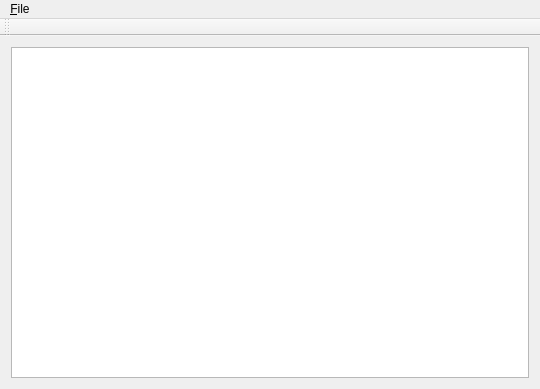
<?xml version="1.0" encoding="UTF-8"?>
<ui version="4.0">
 <class>QNEMainWindow</class>
 <widget class="QMainWindow" name="QNEMainWindow">
  <property name="geometry">
   <rect>
    <x>0</x>
    <y>0</y>
    <width>540</width>
    <height>389</height>
   </rect>
  </property>
  <property name="windowTitle">
   <string>QNodesEditor Demo (c) 2012 STANISLAW ADASZEWSKI, http://algoholic.eu</string>
  </property>
  <widget class="QWidget" name="centralWidget">
   <layout class="QVBoxLayout" name="verticalLayout">
    <item>
     <widget class="QGraphicsView" name="graphicsView"/>
    </item>
   </layout>
  </widget>
  <widget class="QMenuBar" name="menuBar">
   <property name="geometry">
    <rect>
     <x>0</x>
     <y>0</y>
     <width>540</width>
     <height>20</height>
    </rect>
   </property>
   <widget class="QMenu" name="menu_File">
    <property name="title">
     <string>&amp;File</string>
    </property>
    <addaction name="action_Save"/>
    <addaction name="action_Load"/>
    <addaction name="separator"/>
    <addaction name="action_Quit"/>
   </widget>
   <addaction name="menu_File"/>
  </widget>
  <widget class="QToolBar" name="toolBar">
   <property name="windowTitle">
    <string>toolBar</string>
   </property>
   <attribute name="toolBarArea">
    <enum>TopToolBarArea</enum>
   </attribute>
   <attribute name="toolBarBreak">
    <bool>false</bool>
   </attribute>
  </widget>
  <action name="action_Save">
   <property name="text">
    <string>&amp;Save</string>
   </property>
  </action>
  <action name="action_Load">
   <property name="text">
    <string>&amp;Load</string>
   </property>
  </action>
  <action name="action_Quit">
   <property name="text">
    <string>&amp;Quit</string>
   </property>
  </action>
 </widget>
 <layoutdefault spacing="6" margin="11"/>
 <resources/>
 <connections/>
</ui>
